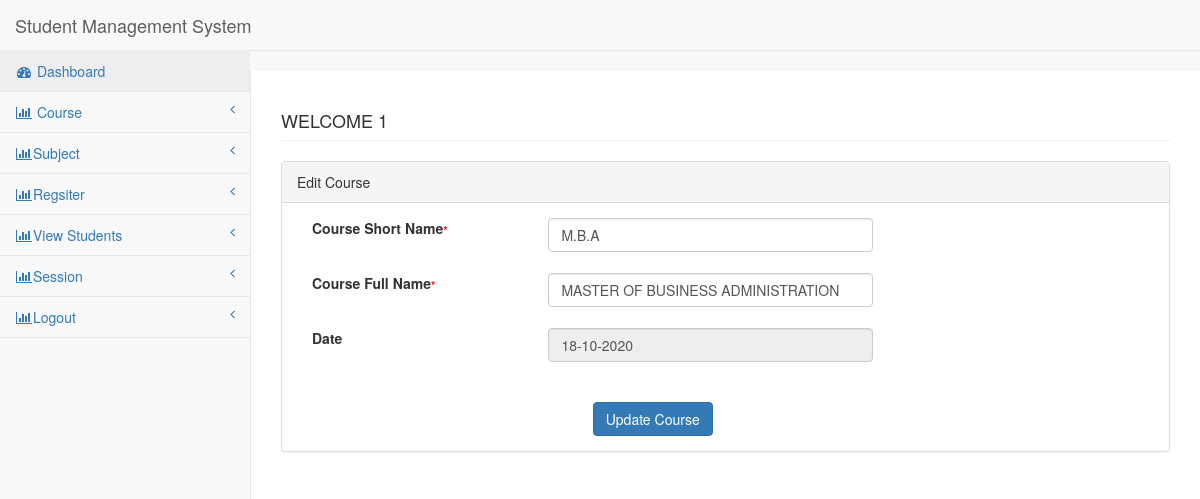
The app's page /pages/edit-course.php?cid=11 (signed in) with its own data.
### tables this page shows
CREATE TABLE `tbl_course` (
  `cid` int(11) NOT NULL,
  `cshort` varchar(250) NOT NULL,
  `cfull` varchar(250) NOT NULL,
  `cdate` varchar(50) NOT NULL
);

### config/DbFunction.php (called while the page is built, shortened)
<?php
class DbFunction{
function showCourse1($cid){
	$db = Database::getInstance();
	$mysqli = $db->getConnection();
	$query = "SELECT * FROM tbl_course  where cid='".$cid."'";
	$stmt= $mysqli->query($query);
	return $stmt;
}
}
?>

### pages/edit-course.php (the view, shortened to what this page needs)
<?php
include('../config/DbFunction.php');
 $obj=new DbFunction();
    $id=$_GET['cid'];
    $rs=$obj->showCourse1($id);
    $res=$rs->fetch_object();
?>
<!DOCTYPE html>
<html lang="en">
<head>
<link href="../bower_components/bootstrap/dist/css/bootstrap.min.css"
	rel="stylesheet">
<link href="../bower_components/metisMenu/dist/metisMenu.min.css"
	rel="stylesheet">
<link href="../dist/css/sb-admin-2.css" rel="stylesheet">
<link href="../bower_components/font-awesome/css/font-awesome.min.css"
	rel="stylesheet" type="text/css">
</head>
<body>
<form method="post" >
	<div id="wrapper">
		<?php include('leftbar.php')?>;
		<div id="page-wrapper">
			<div class="row">
				<div class="col-lg-12">
					<h4 class="page-header"> <?php echo strtoupper("welcome"." ".htmlentities($_SESSION['login']));?></h4>
				</div>
			</div>
			<div class="row">
				<div class="col-lg-12">
					<div class="panel panel-default">
						<div class="panel-heading">Edit Course</div>
						<div class="panel-body">
							<div class="row">
						 	<div class="col-lg-10">
										<div class="form-group">
											<div class="col-lg-4">
					 <label>Course Short Name<span id="" style="font-size:11px;color:red">*</span>	</label>
											</div>
											<div class="col-lg-6">
  <input class="form-control" name="course-short" id="cshort"  value="<?php echo $res->cshort;?>" required="required"  onblur="courseAvailability()">
							<span id="course-availability-status" style="font-size:12px;"></span>				</div>
										</div>
								<br><br>
		<div class="form-group">
		<div class="col-lg-4">
		<label>Course Full Name<span id="" style="font-size:11px;color:red">*</span></label>
		</div>
		<div class="col-lg-6">
<input class="form-control" name="course-full" id="cfull" value="<?php echo $res->cfull;?>" required="required"  onblur="coursefullAvail()">
	<span id="course-status" style="font-size:12px;"></span>				</div>
	 </div>
	 <br><br>
	<div class="form-group">
	<div class="col-lg-4">
	 <label>Date</label>
	</div>
	<div class="col-lg-6">
	<input class="form-control" value="<?php echo date('d-m-Y');?>" readonly="readonly" name="udate">
	</div>
	</div>
	</div>
		<br><br>
							<div class="form-group">
											<div class="col-lg-4">
											</div>
											<div class="col-lg-6"><br><br>
							<input type="submit" class="btn btn-primary" name="submit" value="Update Course"></button>
											</div>
										</div>
				</div>
					</div>
							</div>
						</div>
					</div>
				</div>
			</div>
</form>
</body>
</html>

### records on screen
tbl_course: course-short "M.B.A", course-full "MASTER OF BUSINESS ADMINISTRATION"
